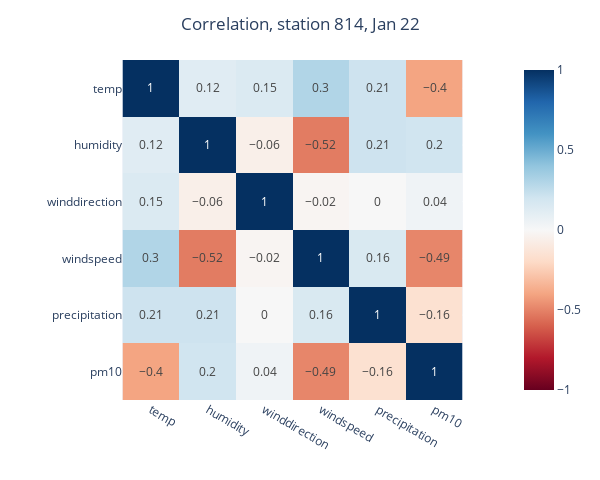

Here is the notebook cell this chart was saved with:
### Markdown cell above
### Korrelation über einen Monat (01.2022)

### Code cell
fig = px.imshow(correlation_df.corr().round(2), text_auto=True, color_continuous_scale="RdBu", zmin=-1, zmax=1)


fig.update_layout({"height": 480, "width": 600}, title_text="Correlation, station 814, Jan 22", title_x=0.5)

### Figure 1 — Plotly figure (JSON) as saved in the notebook; plotly's stock layout.template omitted (floating-point values rounded to 4 significant figures)
{"data": [{"coloraxis": "coloraxis", "hovertemplate": "x: %{x}<br>y: %{y}<br>color: %{z}<extra></extra>", "name": "0", "texttemplate": "%{z}", "type": "heatmap", "x": ["temp", "humidity", "winddirection", "windspeed", "precipitation", "pm10"], "xaxis": "x", "y": ["temp", "humidity", "winddirection", "windspeed", "precipitation", "pm10"], "yaxis": "y", "z": [[1, 0.12, 0.15, 0.3, 0.21, -0.4], [0.12, 1, -0.06, -0.52, 0.21, 0.2], [0.15, -0.06, 1, -0.02, 0, 0.04], [0.3, -0.52, -0.02, 1, 0.16, -0.49], [0.21, 0.21, 0, 0.16, 1, -0.16], [-0.4, 0.2, 0.04, -0.49, -0.16, 1]]}], "layout": {"coloraxis": {"cmax": 1, "cmin": -1, "colorscale": [[0, "rgb(103,0,31)"], [0.1, "rgb(178,24,43)"], [0.2, "rgb(214,96,77)"], [0.3, "rgb(244,165,130)"], [0.4, "rgb(253,219,199)"], [0.5, "rgb(247,247,247)"], [0.6, "rgb(209,229,240)"], [0.7, "rgb(146,197,222)"], [0.8, "rgb(67,147,195)"], [0.9, "rgb(33,102,172)"], [1, "rgb(5,48,97)"]]}, "height": 480, "margin": {"t": 60}, "title": {"text": "Correlation, station 814, Jan 22", "x": 0.5}, "width": 600, "xaxis": {"anchor": "y", "constrain": "domain", "domain": [0, 1], "scaleanchor": "y"}, "yaxis": {"anchor": "x", "autorange": "reversed", "constrain": "domain", "domain": [0, 1]}}}
